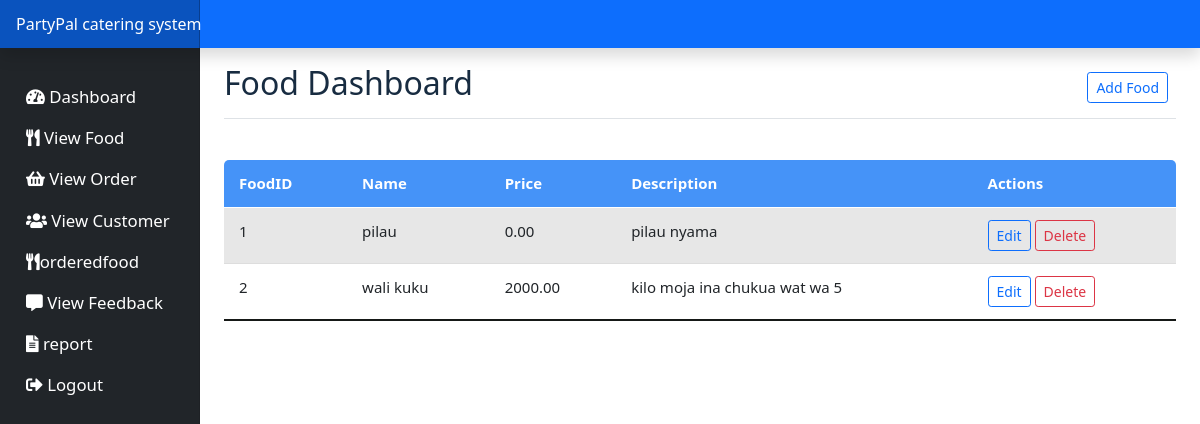
/caterer/food.php (signed in), run on the app's committed database.
### tables this page shows
CREATE TABLE `food` (
  `FoodID` int(11) NOT NULL,
  `catererID` int(11) NOT NULL,
  `FoodName` varchar(50) NOT NULL,
  `price` decimal(10,2) NOT NULL,
  `Description` varchar(200) NOT NULL,
  `quantity` int(11) NOT NULL DEFAULT 1
);

CREATE TABLE `caterers` (
  `catererID` int(11) NOT NULL,
  `Name` varchar(50) NOT NULL,
  `address` varchar(11) NOT NULL,
  `password` varchar(200) NOT NULL,
  `phone` int(11) NOT NULL,
  `email` varchar(50) NOT NULL
);

### caterer/food.php (the view, shortened to what this page needs)
<?php
include_once("connection.php");
$email = $_SESSION['email'];
$query = "SELECT catererID, Name FROM caterers WHERE email = :email";
$stmt = $conn->prepare($query);
$stmt->bindParam(':email', $email, PDO::PARAM_STR);
$stmt->execute();
$caterer = $stmt->fetch(PDO::FETCH_ASSOC);
$catererID = $caterer['catererID'];
?>
<!doctype html>
<html lang='en'>
<head>
    <link href='assets/dist/css/bootstrap.min.css' rel='stylesheet'>
    <link href='assets/dashboard.css' rel='stylesheet'>
</head>
<body>
<?php include_once('header.php'); ?>
<div class='container-fluid'>
    <div class='row'>
        <?php include_once('sidenav.php'); ?>
        <main class='col-md-9 ms-sm-auto col-lg-10 px-md-4'>
            <div class='d-flex justify-content-between flex-wrap flex-md-nowrap align-items-center pt-3 pb-2 mb-3 border-bottom'>
                <h1 class='h2'>Food Dashboard</h1>
                <div class='btn-toolbar mb-2 mb-md-0'>
                    <div class='btn-group me-2'>
                        <a href='add_food.php' class='btn btn-sm btn-outline-primary'>Add Food</a>
                    </div>
                </div>
            </div>
            <div class='table-responsive'>
                <table class='table table-striped table-sm'>
                    <thead>
                    <tr>
                        <th scope='col'>FoodID</th>
                        <th scope='col'>Name</th>
                        <th scope='col'>Price</th>
                        <th scope='col'>Description</th>
                        <th scope='col'>Actions</th>
                    </tr>
                    </thead>
                    <tbody>
                    <?php
                    require_once('connection.php');
                    if ($catererID) {
                        try {
                            $statement = $conn->prepare('SELECT * FROM food WHERE catererID = :catererID');
                            $statement->bindParam(':catererID', $catererID, PDO::PARAM_INT);
                            $statement->execute();
                            $n = 1;
                            while ($row = $statement->fetch(PDO::FETCH_ASSOC)) {
                                echo '<tr>';
                                echo '<td>' . $n . '</td>';
                                echo '<td>' . htmlspecialchars($row['FoodName']) . '</td>';
                                echo '<td>' . htmlspecialchars($row['price']) . '</td>';
                                echo '<td>' . htmlspecialchars($row['Description']) . '</td>';
                                echo "<td>
                                        <a class='btn btn-sm btn-outline-primary' href='edit_food.php?FoodID={$row['FoodID']}'>Edit</a>
                                        <a class='btn btn-sm btn-outline-danger' href='delete_food.php?FoodID={$row['FoodID']}' onclick=\"return confirmDelete(event)\">Delete</a>
                                      </td>";
                                echo '</tr>';
                                $n++;
                            }
                        } catch (PDOException $e) {
                            echo 'Error: ' . $e->getMessage();
                        }
                    } else {
                        echo 'Error: Caterer ID not found.';
                    }
                    ?>
                    </tbody>
                </table>
            </div>
        </main>
    </div>
</div>
</body>
</html>

### caterer/assets/dashboard.css (style rules this page uses)
body { font-size: .875rem; }
.table { border-collapse: collapse; margin: 25px 0; font-size: 15px; min-width: 100%; overflow: hidden; border-radius: 5px 5px 0 0; }
table thead tr { color: #fff; background: #4593f8; text-align: left; font-weight: bold; }
.table th, .table td { padding: 12px 15px; }
.table tbody tr { border-bottom: 1px solid #ddd; }
.table tbody tr:nth-of-type(odd) { background: #f3f3f3; }
.table tbody tr:last-of-type { border-bottom: 2px solid #161917; }

### data on the page
food: FoodName "pilau", price "0.00", Description "pilau nyama"
food: FoodName "wali kuku", price "2000.00", Description "kilo moja ina chukua wat wa 5"
